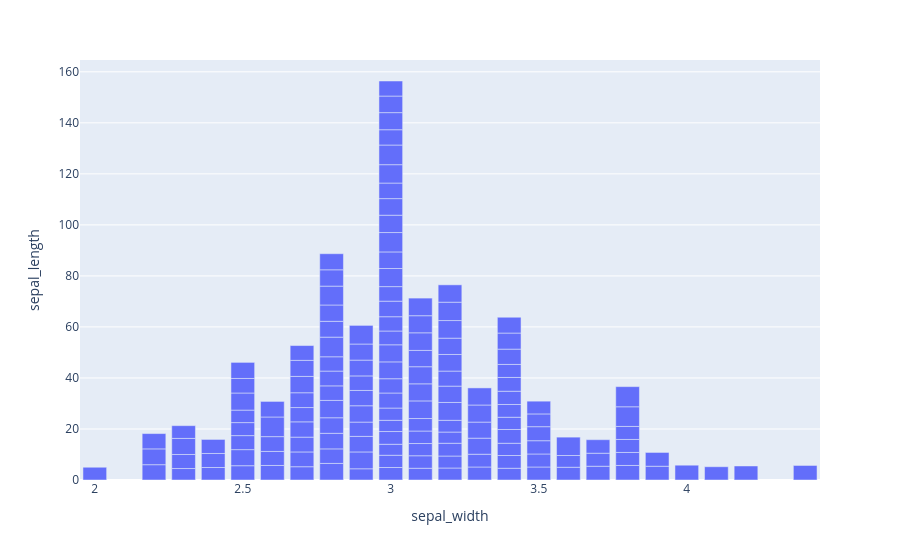

The notebook cell this image was saved under:
### Code cell
df = px.data.iris() 
 
# plotting the bar chart
fig = px.bar(df, x="sepal_width", y="sepal_length") 
 
# showing the plot
fig.show()

### Figure 1 — Plotly figure (JSON) as saved in the notebook; plotly's stock layout.template omitted (floating-point values rounded to 4 significant figures; data arrays with more than 128 entries replaced by an {"elided": "..."} marker saying what was removed)
{"data": [{"hovertemplate": "sepal_width=%{x}<br>sepal_length=%{y}<extra></extra>", "legendgroup": "", "marker": {"color": "#636efa", "pattern": {"shape": ""}}, "name": "", "orientation": "v", "showlegend": false, "textposition": "auto", "type": "bar", "x": {"elided": "150 float values"}, "xaxis": "x", "y": {"elided": "150 float values"}, "yaxis": "y"}], "layout": {"barmode": "relative", "legend": {"tracegroupgap": 0}, "margin": {"t": 60}, "xaxis": {"anchor": "y", "domain": [0, 1], "title": {"text": "sepal_width"}}, "yaxis": {"anchor": "x", "domain": [0, 1], "title": {"text": "sepal_length"}}}}
